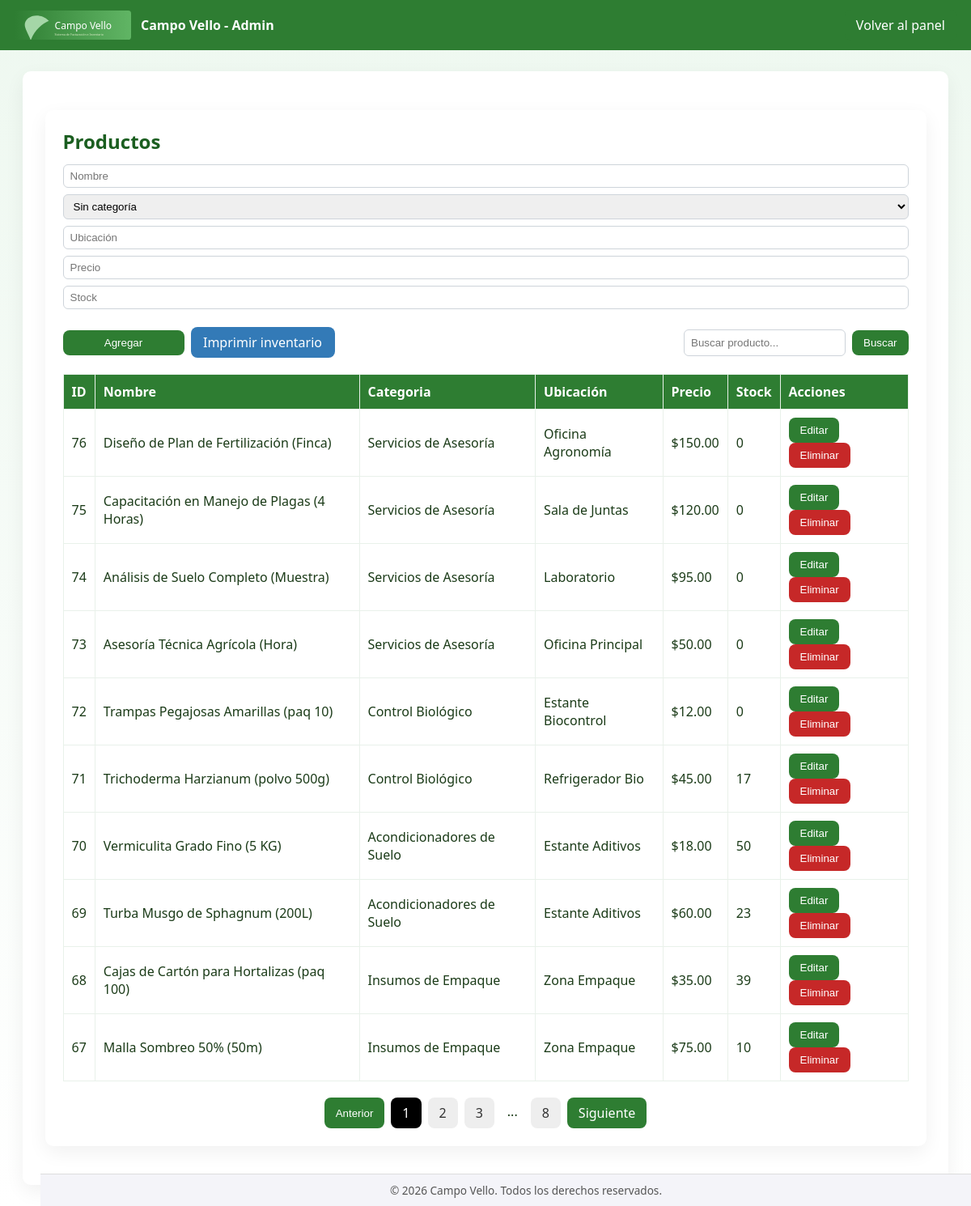
/admin/gestionar_productos.php (signed in), run on the app's committed database.
### tables this page shows
CREATE TABLE `productos` (
  `id` int(11) NOT NULL,
  `name` varchar(150) DEFAULT NULL,
  `category_id` int(11) DEFAULT NULL,
  `location` varchar(120) DEFAULT NULL,
  `price` decimal(10,2) DEFAULT NULL,
  `stock` int(11) DEFAULT 0
);

CREATE TABLE `categorias` (
  `id` int(11) NOT NULL,
  `name` varchar(120) DEFAULT NULL
);

### admin/gestionar_productos.php (the view, shortened to what this page needs)
<?php
$pdo = getPDO();
$search_query = $_GET['search'] ?? '';
$is_searching = !empty($search_query);
$limit = 10;
$page = (int) ($_GET['page'] ?? 1);
$count_sql = 'SELECT COUNT(id) FROM productos';
$main_sql = '
    SELECT p.*, c.name as category
    FROM productos p
    LEFT JOIN categorias c ON p.category_id = c.id';
$params = [];
$total_products_stmt = $pdo->prepare($count_sql);
$total_products_stmt->execute();
$total_products = $total_products_stmt->fetchColumn();
if ($is_searching) {
    $total_pages = 1;
    $offset = 0;
    $limit_clause = '';
} else {
    $total_pages = ceil($total_products / $limit);
    $offset = ($page - 1) * $limit;
    $limit_clause = ' LIMIT :limit OFFSET :offset';
    $params[':limit'] = $limit;
    $params[':offset'] = $offset;
}
$sql = $main_sql . ' ORDER BY p.id DESC' . $limit_clause;
$stmt = $pdo->prepare($sql);
foreach ($params as $key => $value) {
    $type = PDO::PARAM_STR;
    if ($key === ':limit' || $key === ':offset') {
        $type = PDO::PARAM_INT;
    }
    $stmt->bindValue($key, $value, $type);
}
$stmt->execute();
$products = $stmt->fetchAll();
?>
<!doctype html>
<html lang="es">
<head>
    <link rel='stylesheet' href='../assets/css/style.css'>
</head>
<body>
    <nav>
        <div style='display:flex;gap:12px;align-items:center'>
            <img src='../assets/img/logo.svg' style='height:36px' alt='logo'>
            <strong>Campo Vello - Admin</strong>
        </div>
        <div>
            <a href='dashboard.php' style='color:#fff' class="btn">Volver al panel</a>
        </div>
    </nav>
    <div class='container'>
        <div class='container'>
            <h2>Productos</h2>
            <form method='post' id="add-product-form">
                <div class="form-row">
                    <input name='name' placeholder='Nombre' pattern="[a-zA-Z0-9ñÑáÁéÉíÍóÓúÚ\s\-,()]+" required>
                    <select name='category_id' required>
                        <option value=''>Sin categoría</option>
                    </select>
                    <input name='location' pattern="[a-zA-Z0-9ñÑáÁéÉíÍóÓúÚ\s\-,()]+" required placeholder='Ubicación'>
                    <input name='price' type='number' step='0.01' value='' required placeholder='Precio'>
                    <input name='stock' type='number' value='' required placeholder='Stock'>
                </div>
            </form> </br>
            <div class="action-buttons-group">
                <button class='btn btn-equal-size' form="add-product-form">Agregar</button>
                <a href="reporte_inventario_pdf.php" target="_blank" class="btn btn-equal-size" style="background-color:#337ab7;">
                    Imprimir inventario
                </a>
                <div style="margin-left: auto; display: flex; align-items: center; gap: 8px;">
                    <input type="text" id="search_input" placeholder="Buscar producto..."
                        pattern="a-zA-Z0-9ñÑáÁéÉíÍóÓúÚ\s]+"
                        value="<?= htmlspecialchars($search_query) ?>" style="width:200px;">
                    <button type="button" class="btn" id="search_button">Buscar</button>
                </div>
            </div>
            <table class='table'>
                <thead>
                    <tr>
                        <th>ID</th>
                        <th>Nombre</th>
                        <th>Categoria</th>
                        <th>Ubicación</th>
                        <th>Precio</th>
                        <th>Stock</th>
                        <th>Acciones</th>
                    </tr>
                </thead>
                <tbody>
                    <?php foreach ($products as $p) : ?>
                        <tr>
                            <td><?= htmlspecialchars($p['id']) ?></td>
                            <td><?= htmlspecialchars($p['name']) ?></td>
                            <td><?= htmlspecialchars($p['category']) ?></td>
                            <td><?= htmlspecialchars($p['location']) ?></td>
                            <td>$<?= number_format($p['price'], 2) ?></td>
                            <td><?= htmlspecialchars($p['stock']) ?></td>
                            <td>
                                <button class='btn' type="button" onclick="openModal('edit-<?= htmlspecialchars($p['id']) ?>')">Editar</button>
                                <form method='post' style='display:inline-block' onsubmit="return confirm('¿Eliminar este producto?');">
                                    <button class='btn' style='background:#c62828'>Eliminar</button>
                                </form>
                            </td>
                        </tr>
                    <?php endforeach; ?>
                </tbody>
            </table>
            <div style="display: flex; justify-content: center; gap: 8px; margin-top: 20px;">
                <?php if (!$is_searching && $total_pages > 1) : ?>
                    <?php
                        $base_url = 'gestionar_productos.php?page=';
                    ?>
                    <?php if ($page > 1) : ?>
                        <a href="<?= $base_url . ($page - 1) ?>" class="btn">Anterior</a>
                    <?php else : ?>
                        <button class="btn" disabled>Anterior</button>
                    <?php endif; ?>
                    <?php
                        $start = max(1, $page - 2);
                        $end = min($total_pages, $page + 2);
                        for ($i = $start; $i <= $end; $i++) : ?>
                            <a href="<?= $base_url . $i ?>" class="btn" style="<?= $i == $page ? 'background-color:#000; color:#fff;' : 'background-color:#eee; color:#333;' ?>">
                                <?= $i ?>
                            </a>
                        <?php endfor; ?>
                        <?php
                        if ($end < $total_pages) {
                            if ($end < $total_pages - 1) {
                                echo '<span style="padding: 6px 8px;">...</span>';
                            }
                            echo '<a href="' . $base_url . $total_pages . '" class="btn" style="background-color:#eee; color:#333;">' . $total_pages . '</a>';
                        }
                        ?>
                    <?php if ($page < $total_pages) : ?>
                        <a href="<?= $base_url . ($page + 1) ?>" class="btn">Siguiente</a>
                    <?php else : ?>
                        <button class="btn" disabled>Siguiente</button>
                    <?php endif; ?>
                <?php endif; ?>
            </div>
            </div>
         <footer style="
        position: fixed;
        bottom: 0;
        width: 100%;
        text-align: center;
        padding: 10px 0;
        background: #f4f4f9; /* Fondo similar al body */
        border-top: 1px solid #ddd;
        font-size: 0.85em;
        color: #555;
    ">
        &copy; <?= date('Y') ?> Campo Vello. Todos los derechos reservados.
    </footer>
</body>
</html>

### assets/css/style.css (style rules this page uses)
body { font-family: Segoe UI, Tahoma, sans-serif; background: linear-gradient(180deg, #eef8f0, #ffffff); margin: 0; color: #1b3b18; }
h1, h2 { color: #1b5e20; margin: 0 0 12px 0; }
nav { background: #2e7d32; color: #fff; padding: 12px 18px; display: flex; justify-content: space-between; align-items: center; }
.container { width: 95%; max-width: 1100px; margin: 26px auto; background: #fff; border-radius: 10px; padding: 22px; box-shadow: 0 8px 24px rgba(0, 0, 0, 0.06); }
input, select, textarea { padding: 8px; border-radius: 6px; border: 1px solid #ced4da; width: 100%; box-sizing: border-box; }
.btn { display: inline-block; background: #2e7d32; color: #fff; padding: 8px 14px; border-radius: 8px; border: none; cursor: pointer; text-decoration: none; transition: transform .12s ease, box-shadow .12s ease; }
.table { width: 100%; border-collapse: collapse; margin-top: 12px; }
.table th, .table td { padding: 10px; border: 1px solid #e9f1ea; text-align: left; }
.table th { background: #2e7d32; color: #fff; }

### admin/gestionar_productos.php (style rules this page uses)
.form-row { display: flex; gap: 8px; align-items: center; flex-wrap: wrap; }
.form-row input, .form-row select { padding: 6px 8px; }
.action-buttons-group { display: flex; gap: 8px; margin-bottom: 20px; align-items: center; }
.btn-equal-size { width: 150px; text-align: center; }

### data on the page
productos: id "76", name "Diseño de Plan de Fertilización (Finca)", category.name "Servicios de Asesoría", location "Oficina Agronomía", price "150.00", stock "0"
productos: id "75", name "Capacitación en Manejo de Plagas (4 Horas)", category.name "Servicios de Asesoría", location "Sala de Juntas", price "120.00", stock "0"
productos: id "74", name "Análisis de Suelo Completo (Muestra)", category.name "Servicios de Asesoría", location "Laboratorio", price "95.00", stock "0"
productos: id "73", name "Asesoría Técnica Agrícola (Hora)", category.name "Servicios de Asesoría", location "Oficina Principal", price "50.00", stock "0"
productos: id "72", name "Trampas Pegajosas Amarillas (paq 10)", category.name "Control Biológico", location "Estante Biocontrol", price "12.00", stock "0"
productos: id "71", name "Trichoderma Harzianum (polvo 500g)", category.name "Control Biológico", location "Refrigerador Bio", price "45.00", stock "17"
productos: id "70", name "Vermiculita Grado Fino (5 KG)", category.name "Acondicionadores de Suelo", location "Estante Aditivos", price "18.00", stock "50"
productos: id "69", name "Turba Musgo de Sphagnum (200L)", category.name "Acondicionadores de Suelo", location "Estante Aditivos", price "60.00", stock "23"
productos: id "68", name "Cajas de Cartón para Hortalizas (paq 100)", category.name "Insumos de Empaque", location "Zona Empaque", price "35.00", stock "39"
productos: id "67", name "Malla Sombreo 50% (50m)", category.name "Insumos de Empaque", location "Zona Empaque", price "75.00", stock "10"

### other printed values
$total_pages "8"
